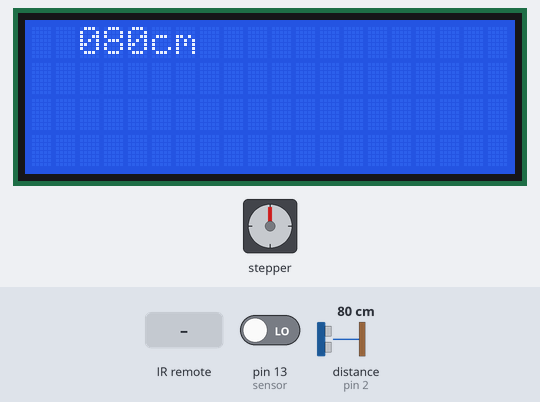
The sketch below on a simulated Arduino Uno, built with avr-gcc and run on an emulated ATmega328P. On the bench: 20×4 character LCD, stepper motor. The test bench sets the inputs (shaded band); at power-on: pin 13 (sensor) LOW, distance to the obstacle (sensor on pin 2) 80 cm. The echo pulse lasts 58.3 µs per cm; stepper angles assume 2048 steps per turn.

Above: at 2.2 s.
2.3 s: infrared code 0xFFA857 received
At 3.91 s:
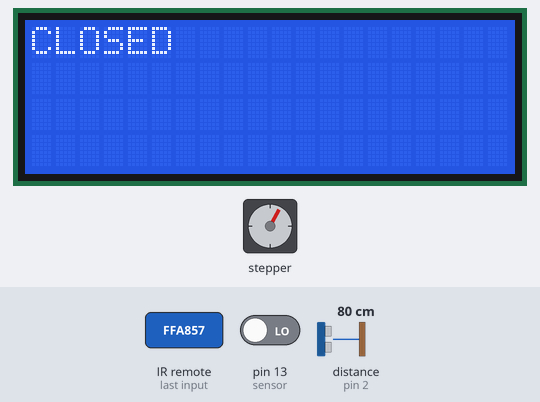
At 11.6 s:
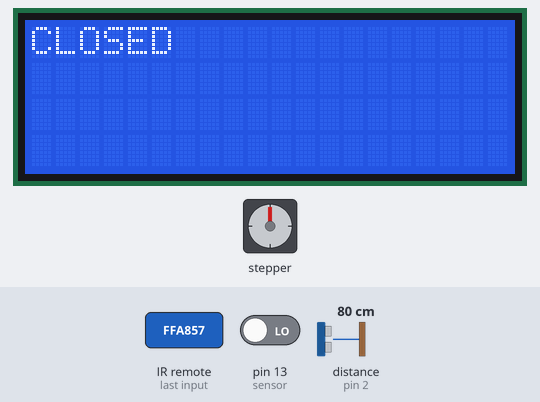
12.4 s: infrared code 0xFF629D received
At 16.1 s:
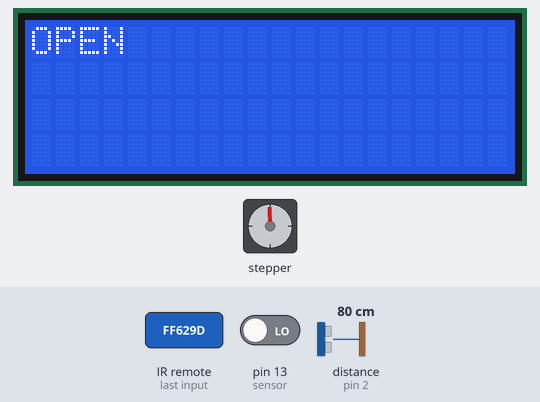
Timing chart, 0 to 22.5 s (numbered marks = the images above; inputs shaded):
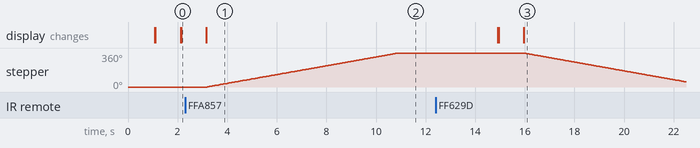

Measured:
- after the input at 2.3 s, stepper: turns 360° clockwise in 7.7 s, starting after 0.90 s; the display: changes after 0.86 s (image 1)
- after the input at 12.4 s, stepper: keeps turning counter-clockwise at about 47°/s, starting after 3.6 s; the display: first differs from a run without the input after 3.6 s (image 3)

The sketch:

C_digo_Arduino.ino
```cpp
#include "Stepper.h"
#include "IRremote.h"
#include <Wire.h>
#include <LiquidCrystal_I2C.h>
#define STEPS  32   // Number of steps per revolution of Internal shaft
#include "SR04.h"
#define TRIG_PIN 2
#define ECHO_PIN 3
SR04 sr04 = SR04(ECHO_PIN, TRIG_PIN);
long a;

int  Steps2Take;  // 2048 = 1 Revolution
int receiver = 12; // Signal Pin of IR receiver to Arduino Digital Pin 6

LiquidCrystal_I2C lcd(0x27, 20, 4);
Stepper small_stepper(STEPS, 8, 10, 9, 11);
IRrecv irrecv(receiver);
decode_results results;

int sensor = 13; // DATO 1 SENSOR DE GAS
int gas_value;

void setup()


{
  irrecv.enableIRIn(); // Start the receiver
  lcd.begin();
  //lcd.backlight();
  lcd.setCursor(1, 0);
  pinMode(sensor, INPUT);

  Serial.begin(9600);
  delay(1000);

}

void loop()
{
  lcd.clear();
  gas_value=digitalRead(sensor);
  lcd.setCursor(2, 0);
  lcd.println(gas_value);


   a=sr04.Distance(); //DATO2 DISTANCIA VENTANA
   lcd.setCursor(3, 0);
   lcd.print(a);
   lcd.println("cm");

  delay(1000);
  if (irrecv.decode(&results)) // have we received an IR signal?

  {
    switch (results.value) // DATO DE ABRIR O CERRAR VENTANA (SI RECIBE 0xFFA857 CERAR Y 0xFF629D ABIERTO)

    {

      case 0xFFA857: // VOL+ button pressed DATO 3 ABRIR VNTANA
        lcd.clear();
        lcd.print("CLOSED");
        small_stepper.setSpeed(500); //Max seems to be 500
        Steps2Take  =  2048;  // Rotate CW
        small_stepper.step(Steps2Take);

        delay(4000);
        break;

      case 0xFF629D: // VOL- button pressed
        lcd.clear();
        lcd.print("OPEN");
        small_stepper.setSpeed(500);
        Steps2Take  =  -2048;  // Rotate CCW
        small_stepper.step(Steps2Take);

        delay(4000);
        break;

    }

    irrecv.resume(); // receive the next value
    digitalWrite(8, LOW);
    digitalWrite(9, LOW);
    digitalWrite(10, LOW);
    digitalWrite(11, LOW);
  }


}
```
